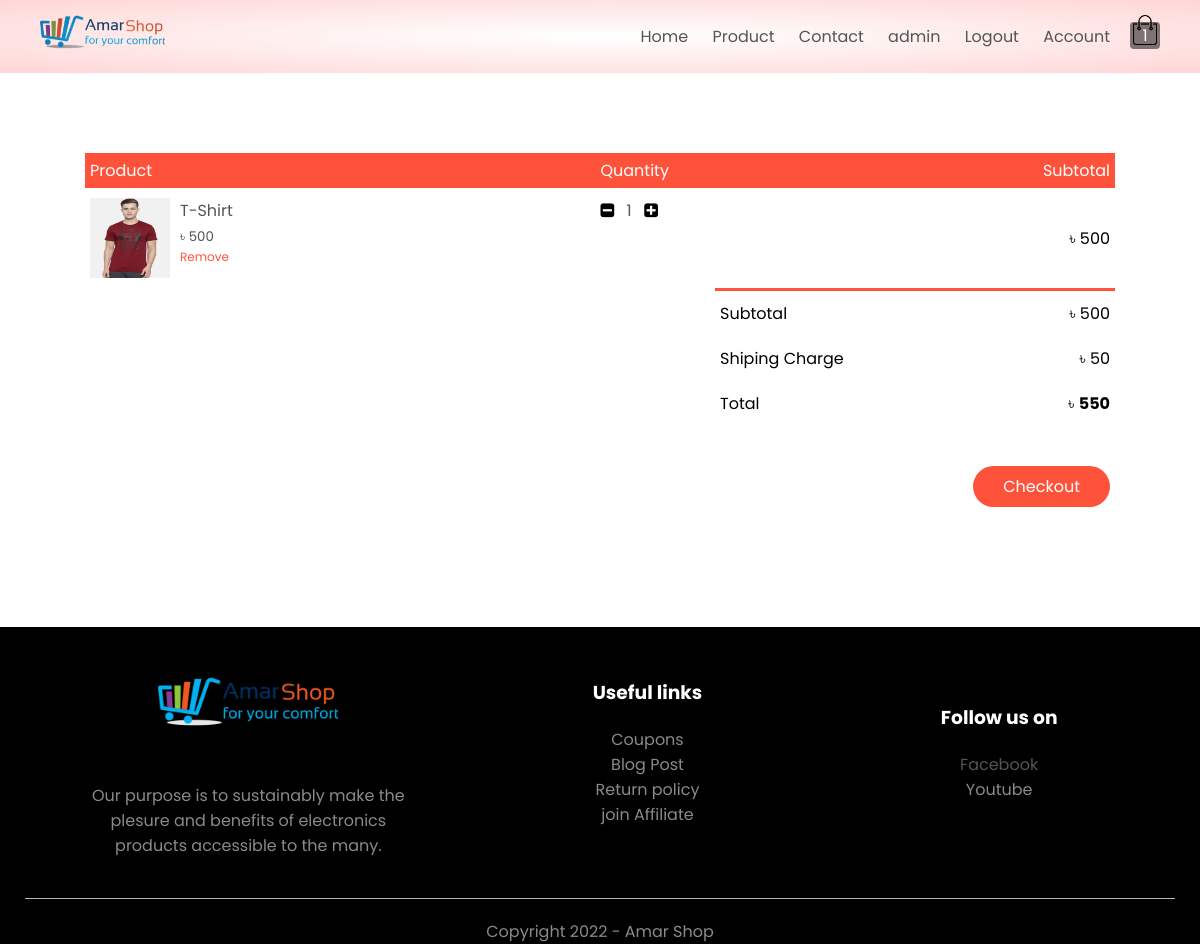
/cart/ (signed in), run on an earlier commit of the app's database.
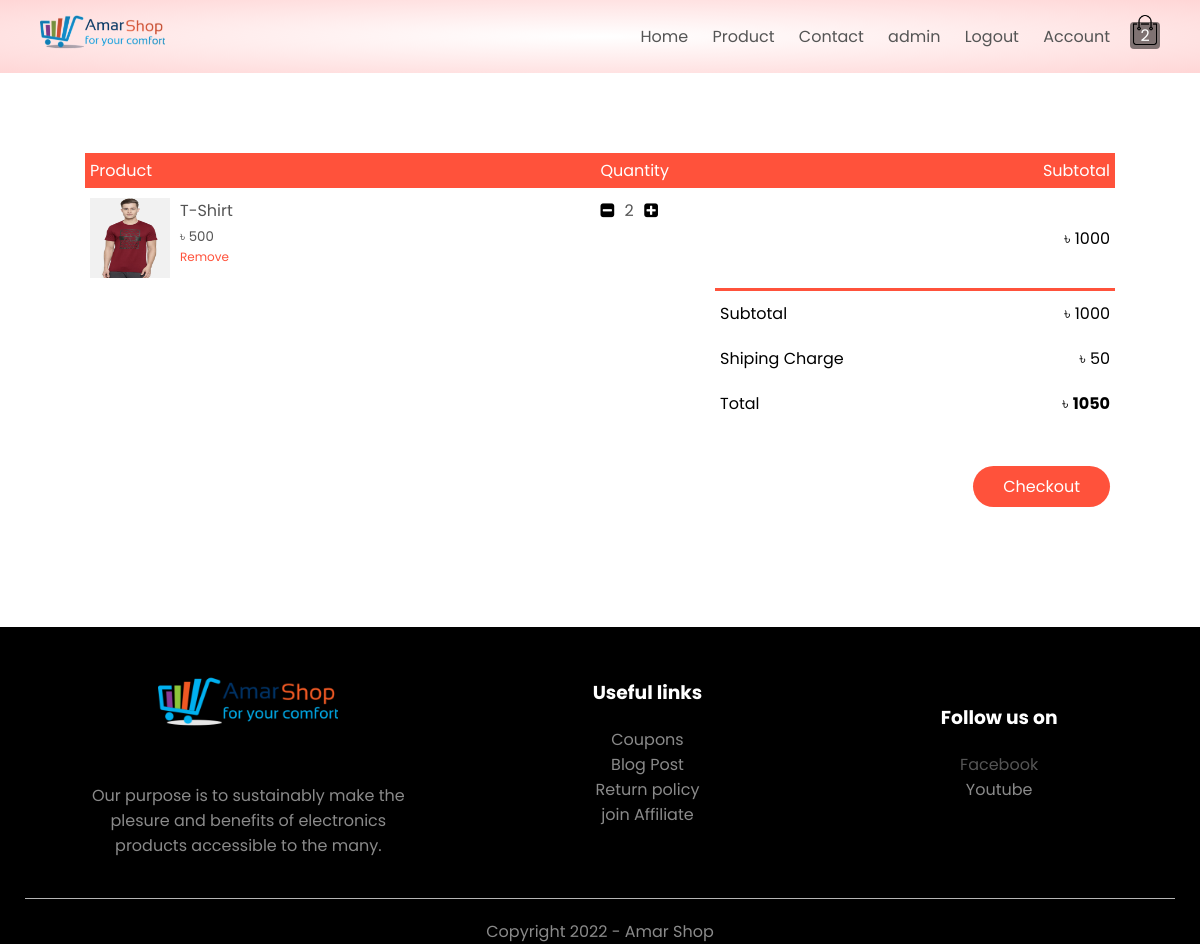
And on a later commit of the database.
### shop/models.py (models this page shows, shortened)
class Cart(models.Model):
    _user = models.ForeignKey(User, on_delete=models.CASCADE)
    product = models.ForeignKey(Product, on_delete=models.CASCADE)
    quantity = models.PositiveIntegerField(default=1)
    added_at = models.DateTimeField(auto_now_add=True)
    class Meta:
        ordering = ['added_at']
    @property
    def get_sub_total(self):
        return self.quantity * self.product.discount_price

class Product(models.Model):
    product_id = models.CharField(max_length=20, primary_key=True, unique=True, blank=True)
    category = models.CharField(max_length=50, choices=utails.PRODUCT_CATEGORY, null=True, blank=True)
    title = models.CharField(max_length=250)
    model = models.CharField(max_length=250, null=True, blank=True)
    image = models.ManyToManyField(ProductImage)
    description = models.TextField(null=True, blank=True)
    status = models.CharField(max_length=20, choices=utails.PRODUCT_STATUS, null=True, blank=True)
    quantity = models.PositiveIntegerField()
    regular_price = models.PositiveIntegerField()
    discount_price = models.PositiveIntegerField()
    rating = models.FloatField(default=5.0, null=True, blank=True)
    added_at = models.DateTimeField(auto_now_add=True)
    class Meta:
        ordering = ['added_at']

class ProductImage(models.Model):
    image = models.ImageField(upload_to=utails.get_upload_dir)
    @property
    def get_url(self):
        return f"/media/{self.image}"

### shop/views.py (the view)
# urls.py: path('cart/', views.cart, name='cart'),
@login_required
def cart(request):
    user = request.user
    cart_products = Cart.objects.filter(_user=user)
    sub_total_cost = 0
    for cart in cart_products:
        sub_total_cost += cart.get_sub_total
    CUSTOMERS = Customer.objects.filter(_user=user)
    context = {
        'carts': cart_products,
        'shiping': SHIPING_CHARGE,
        'sub_total': sub_total_cost,
        'total_cost': sub_total_cost+SHIPING_CHARGE,
        'customers': CUSTOMERS,
    }
    return render(request, 'shop/cart.html', context)

### shop/templatetags/cart_product.py (called while the page is built)
@register.filter
def count_cart_product(user):
    try:
        all_cart_product = Cart.objects.filter(_user=user)
        if all_cart_product:
            count = 0
            for cart in all_cart_product:
                count += cart.quantity
            return count
    except Exception as e:
        pass
    return 0

### templates/shop/cart.html (shortened to what this page needs)
{% extends "base.html" %}
{% load static %}
{% block content %}
<div class="small-container cart-page" id="cart-main-container">
    {% if carts %}
    <table>
        <thead id="temp">
            <th>Product</th>
            <th>Quantity</th>
            <th>Subtotal</th>
        </thead>
        {% for cart in carts %}
        <tr>
            <td>
                <div class="cart-info">
                    {% with cart.product.image.all|first as image %}
                        <img src="{{image.get_url}}"/>
                    {% endwith %}
                    <div class="">
                        <p>{{cart.product.title}}</p>
                        <small>&#2547; {{cart.product.discount_price}}</small>
                        <br>
                        <p class="remove" product_id="{{cart.product.product_id}}">Remove</p>
                    </div>
                </div>
            </td>
            <td id="cart-quantity">
                <span><i class="fa fa-minus-square quantity-decrease" product_id="{{cart.product.product_id}}"></i></span>
                    <p class="quantity">{{cart.quantity}}</p>
                <span><i class="fa fa-plus-square quantity-increase" product_id="{{cart.product.product_id}}"></i></i></span>
            </td>
            <td>&#2547; {{cart.get_sub_total}}</td>
        </tr>
        {% endfor %}
    </table>
    <div class="total-price" id="total-price">
        <table>
            <tr>
                <td>Subtotal</td>
                <td id="sub-total">&#2547; {{sub_total}}</td>
            </tr>
            <tr>
                <td>Shiping Charge</td>
                <td>&#2547; {{shiping}}</td>
            </tr>
            <tr>
                <td>Total</td>
                <td id="total">&#2547; <strong>{{total_cost}}</strong></td>
            </tr>
            <tr>
                <td id="blank-td"></td>
                <td>
                    <a  class="btn" id="checkout" onclick="checkout()">Checkout</a>
                </td>
            </tr>
        </table>
    </div>
    {% endif %}
</div>
{% endblock content %}

What changed in the data, as far as the page shows it:
changed Cart "T-Shirt": quantity "1" → "2"; get_sub_total "500" → "1000"
Also different on the page:
{{ sub_total }}: "500" → "1000"
{{ total_cost }}: "550" → "1050"
